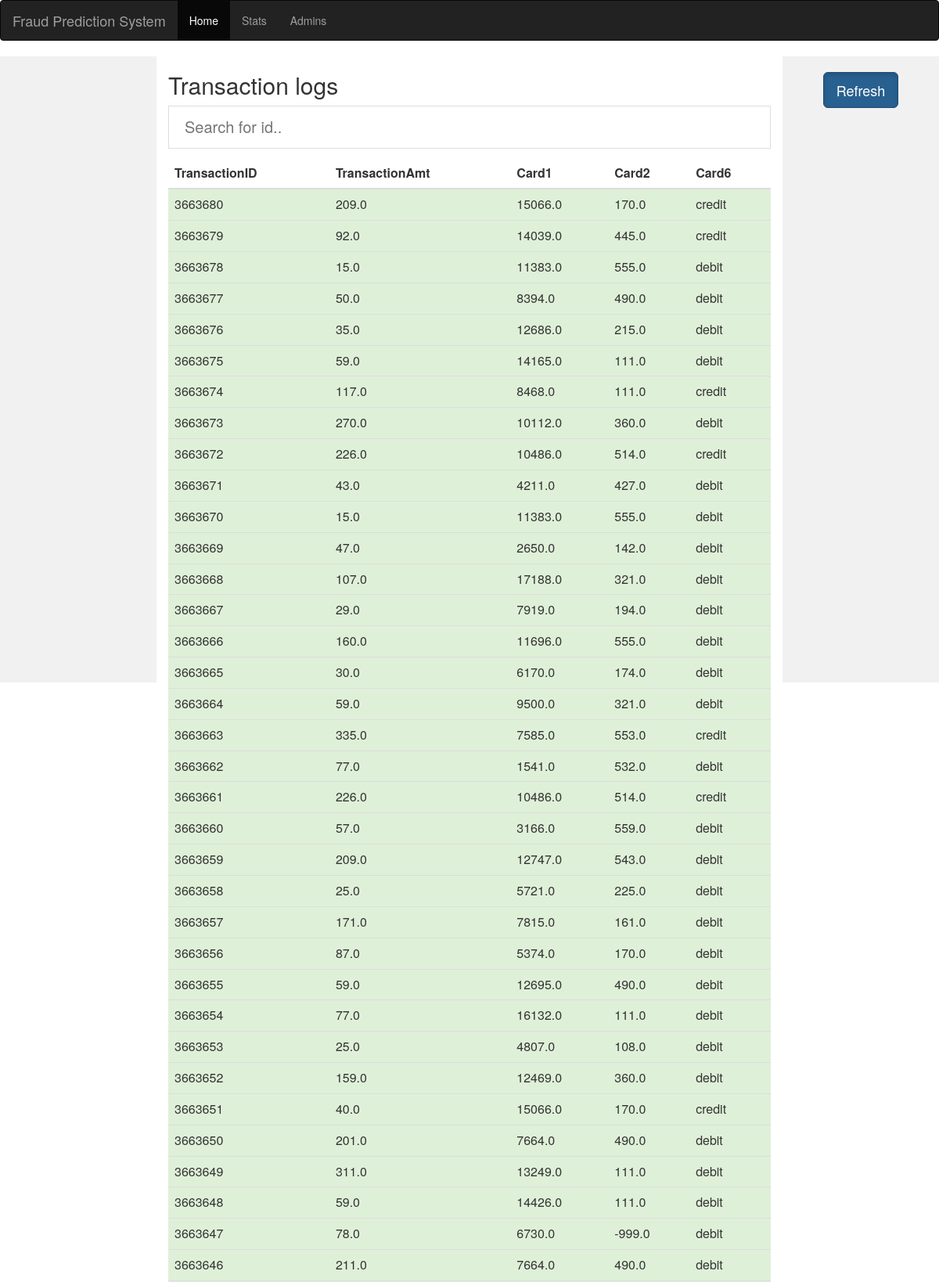
Page /fraud_monitor/ (upper part) on the committed database.
### fraud_monitor/models.py (models this page shows, shortened)
class Transaction(models.Model):
    TransactionID = models.CharField(max_length = 25)
    TransactionAmt = models.FloatField()
    Card1 = models.FloatField()
    Card2 = models.FloatField()
    isFraud = models.BooleanField(default=False)
    Card6 = models.CharField(max_length = 10)

### fraud_monitor/views.py (the view)
def index(request):
    last_transaction = Transaction.objects.all()[::-1]
    return render(
        request,
        './fraud_monitor/index.html',
        {'last_transaction' : last_transaction}
        )

### templates/fraud_monitor/index.html (shortened to what this page needs)
{% extends "base_generic.html" %}
{% block content %}
<div class="navbar navbar-inverse sticky-top">
    <div class="navbar-header">
      <a class="navbar-brand" href="#">Fraud Prediction System</a>
    </div>
    <ul class="nav navbar-nav">
      <li class="active"><a href="{% url 'fraud_monitor:index' %}">Home</a></li>
      <li class=""><a href="{% url 'fraud_monitor:stats' %}">Stats</a></li>
      <li class=""><a href="{% url 'admin:index' %}">Admins</a></li>
    </ul>
</div>
<div class="container-fluid text-center">
<div class="row content">
  <div class="col-sm-2 sidenav">
  </div>
  <div class="col-sm-8 text-left">
    <h2>Transaction logs</h2>
    <input type="text" id="myInput" onkeyup="myFunction()" placeholder="Search for id..">
    <table class="table" id="myTable">
    <thead>
      <tr>
        <th>TransactionID</th>
        <th>TransactionAmt</th>
        <th>Card1</th>
        <th>Card2</th>
        <th>Card6</th>
      </tr>
    </thead>
    <tbody>
      {% if last_transaction %}
        {% for a in last_transaction %}
          {% if a.isFraud %}
            <tr class="danger">
          {% else %}
            <tr class="success">
          {% endif %}
              <td>{{a.TransactionID}}</td>
              <td>{{a.TransactionAmt}}</td>
              <td>{{a.Card1}}</td>
              <td>{{a.Card2}}</td>
              <td>{{a.Card6}}</td>
            </tr>
        {% endfor %}
      {% endif %}
    </tbody>
  </table>
  </div>
  <div class="col-sm-2 sidenav">
    <a href="{% url 'fraud_monitor:index' %}" class="btn btn-primary btn-lg active" role="button" aria-pressed="true">Refresh</a>
  </div>
</div>
</div>
{% endblock %}

### templates/base_generic.html (shortened to what this page needs)
<html>
  <head>
    <link rel="stylesheet" href="https://maxcdn.bootstrapcdn.com/bootstrap/3.3.7/css/bootstrap.min.css">
  </head>
  <body>
    {% block content %}
    {% endblock %}
  </body>
</html>

### templates/fraud_monitor/index.html (style rules this page uses)
#myInput { width: 100%; font-size: 20px; padding: 12px 20px 12px 20px; border: 1px solid #ddd; margin-bottom: 12px; }
.row.content { height: auto }
.sidenav { padding-top: 20px; background-color: #f1f1f1; height: 100%; }

### rows in the picture
Transaction: TransactionID "3663680", TransactionAmt "209.0", Card1 "15066.0", Card2 "170.0", Card6 "credit"
Transaction: TransactionID "3663679", TransactionAmt "92.0", Card1 "14039.0", Card2 "445.0", Card6 "credit"
Transaction: TransactionID "3663678", TransactionAmt "15.0", Card1 "11383.0", Card2 "555.0", Card6 "debit"
Transaction: TransactionID "3663677", TransactionAmt "50.0", Card1 "8394.0", Card2 "490.0", Card6 "debit"
Transaction: TransactionID "3663676", TransactionAmt "35.0", Card1 "12686.0", Card2 "215.0", Card6 "debit"
Transaction: TransactionID "3663675", TransactionAmt "59.0", Card1 "14165.0", Card2 "111.0", Card6 "debit"
Transaction: TransactionID "3663674", TransactionAmt "117.0", Card1 "8468.0", Card2 "111.0", Card6 "credit"
Transaction: TransactionID "3663673", TransactionAmt "270.0", Card1 "10112.0", Card2 "360.0", Card6 "debit"
Transaction: TransactionID "3663672", TransactionAmt "226.0", Card1 "10486.0", Card2 "514.0", Card6 "credit"
Transaction: TransactionID "3663671", TransactionAmt "43.0", Card1 "4211.0", Card2 "427.0", Card6 "debit"
Transaction: TransactionID "3663670", TransactionAmt "15.0", Card1 "11383.0", Card2 "555.0", Card6 "debit"
Transaction: TransactionID "3663669", TransactionAmt "47.0", Card1 "2650.0", Card2 "142.0", Card6 "debit"
Transaction: TransactionID "3663668", TransactionAmt "107.0", Card1 "17188.0", Card2 "321.0", Card6 "debit"
Transaction: TransactionID "3663667", TransactionAmt "29.0", Card1 "7919.0", Card2 "194.0", Card6 "debit"
Transaction: TransactionID "3663666", TransactionAmt "160.0", Card1 "11696.0", Card2 "555.0", Card6 "debit"
Transaction: TransactionID "3663665", TransactionAmt "30.0", Card1 "6170.0", Card2 "174.0", Card6 "debit"
Transaction: TransactionID "3663664", TransactionAmt "59.0", Card1 "9500.0", Card2 "321.0", Card6 "debit"
Transaction: TransactionID "3663663", TransactionAmt "335.0", Card1 "7585.0", Card2 "553.0", Card6 "credit"
Transaction: TransactionID "3663662", TransactionAmt "77.0", Card1 "1541.0", Card2 "532.0", Card6 "debit"
Transaction: TransactionID "3663661", TransactionAmt "226.0", Card1 "10486.0", Card2 "514.0", Card6 "credit"
Transaction: TransactionID "3663660", TransactionAmt "57.0", Card1 "3166.0", Card2 "559.0", Card6 "debit"
Transaction: TransactionID "3663659", TransactionAmt "209.0", Card1 "12747.0", Card2 "543.0", Card6 "debit"
Transaction: TransactionID "3663658", TransactionAmt "25.0", Card1 "5721.0", Card2 "225.0", Card6 "debit"
Transaction: TransactionID "3663657", TransactionAmt "171.0", Card1 "7815.0", Card2 "161.0", Card6 "debit"
Transaction: TransactionID "3663656", TransactionAmt "87.0", Card1 "5374.0", Card2 "170.0", Card6 "debit"
Transaction: TransactionID "3663655", TransactionAmt "59.0", Card1 "12695.0", Card2 "490.0", Card6 "debit"
Transaction: TransactionID "3663654", TransactionAmt "77.0", Card1 "16132.0", Card2 "111.0", Card6 "debit"
Transaction: TransactionID "3663653", TransactionAmt "25.0", Card1 "4807.0", Card2 "108.0", Card6 "debit"
Transaction: TransactionID "3663652", TransactionAmt "159.0", Card1 "12469.0", Card2 "360.0", Card6 "debit"
Transaction: TransactionID "3663651", TransactionAmt "40.0", Card1 "15066.0", Card2 "170.0", Card6 "credit"
Transaction: TransactionID "3663650", TransactionAmt "201.0", Card1 "7664.0", Card2 "490.0", Card6 "debit"
Transaction: TransactionID "3663649", TransactionAmt "311.0", Card1 "13249.0", Card2 "111.0", Card6 "debit"
Transaction: TransactionID "3663648", TransactionAmt "59.0", Card1 "14426.0", Card2 "111.0", Card6 "debit"
Transaction: TransactionID "3663647", TransactionAmt "78.0", Card1 "6730.0", Card2 "-999.0", Card6 "debit"
Transaction: TransactionID "3663646", TransactionAmt "211.0", Card1 "7664.0", Card2 "490.0", Card6 "debit"
